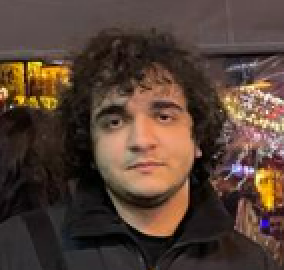
#> input picture Face-Recognition/images/Dogukan Kaya.png, 142 x 135 px (shown 2 times larger)
$ python yoklama.py
#> lines starting #> are read from the running program, lines starting #| are printed output that depends on the picture
### Face-Recognition/simple_facerec.py
import face_recognition
import cv2
import os
import glob
import numpy as np
#face recognition opencv ve numpy kütüphanelerinden faydalandik.

class SimpleFacerec:
    def __init__(self):
        self.known_face_encodings = []
        self.known_face_names = []


        self.frame_resizing = 0.25

    def load_encoding_images(self, images_path):
        #bu fonksiyonu kullanarak encode edilmiş resimlerin yüklenmesini sağlıyoruz.

#> called with images_path = 'images/'
        images_path = glob.glob(os.path.join(images_path, "*.*"))

        print("{} encoding images found.".format(len(images_path)))

        # Görüntünün bulunduğu yere gidip dosya adını alarak tanınan kişiyi isimlendiriyoruz.
        for img_path in images_path:
            img = cv2.imread(img_path)
#> img is the input picture: shape (135, 142, 3); mean B, G, R 53.5, 64.6, 85.2
            rgb_img = cv2.cvtColor(img, cv2.COLOR_BGR2RGB)


            basename = os.path.basename(img_path)
            (filename, ext) = os.path.splitext(basename)

            img_encoding = face_recognition.face_encodings(rgb_img)[0]


            self.known_face_encodings.append(img_encoding)
            self.known_face_names.append(filename)
        print("Encoding images loaded")

    def detect_known_faces(self, frame):
        small_frame = cv2.resize(frame, (0, 0), fx=self.frame_resizing, fy=self.frame_resizing)
        # Ekrandaki yüzleri algılayıp isimlendiren ve konumlandıran fonksiyon.

        rgb_small_frame = cv2.cvtColor(small_frame, cv2.COLOR_BGR2RGB)
        face_locations = face_recognition.face_locations(rgb_small_frame)
        face_encodings = face_recognition.face_encodings(rgb_small_frame, face_locations)

        face_names = []
        for face_encoding in face_encodings:
            # Yüzün eşleşmesinin kontrol edildiği nokta.
            matches = face_recognition.compare_faces(self.known_face_encodings, face_encoding)
            name = "Unknown"

            # # If a match was found in known_face_encodings, just use the first one.
            # if True in matches:
            #     first_match_index = matches.index(True)
            #     name = known_face_names[first_match_index]

            # Or instead, use the known face with the smallest distance to the new face
            face_distances = face_recognition.face_distance(self.known_face_encodings, face_encoding)
            best_match_index = np.argmin(face_distances)
            if matches[best_match_index]:
                name = self.known_face_names[best_match_index]
            face_names.append(name)

        # Çerçeveyi hızlı bir şekilde yeniden boyutlandırmak ve koordinatları ayarlamak için numpy dizisine dönüştürülüyor.
        face_locations = np.array(face_locations)
        face_locations = face_locations / self.frame_resizing
        return face_locations.astype(int), face_names

### Face-Recognition/yoklama.py
import cv2
from simple_facerec import SimpleFacerec
from datetime import datetime
from datetime import date
import os

# Set up directories
today = date.today()
day = today.strftime("%b-%d-%Y")
day_str = "yoklama-" + day + ".csv"
print(day_str)

unrecognized_faces_folder = "unrecognized_faces/"

dosya = open(day_str, "a")
dosya.write("Ad, Saat")
dosya.close()

def yoklamayaYaz(name):
    with open(day_str, 'r+') as f:
        myDataList = f.readlines()
        nameList = []
        for line in myDataList:
            entry = line.split(',')
            nameList.append(entry[0])
        if name not in nameList:
            now = datetime.now()
            dtString = now.strftime('%H:%M:%S')
            f.writelines(f'\n{name},{dtString}')

# Encode faces from a folder
sfr = SimpleFacerec()
sfr.load_encoding_images("images/")
#> (the call stopped at in load_encoding_images, `img_encoding = face_recognition.face_encodings(rgb_img)[0]`: face_recognition is not available in this run)

cap = cv2.VideoCapture(0)

face_cascade = cv2.CascadeClassifier(cv2.data.haarcascades + 'haarcascade_frontalface_default.xml')

while True:
    ret, frame = cap.read()
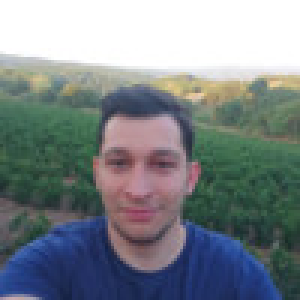
#> input picture Face-Recognition/images/ismail.jpeg, 100 x 100 px, given in place of the camera (shown 3 times larger)
#> frame is the input picture: shape (100, 100, 3); mean B, G, R 137.3, 133.4, 125.3

    # Detect Faces
    face_locations, face_names = sfr.detect_known_faces(frame)
#> in detect_known_faces, `small_frame = cv2.resize(frame, (0, 0), fx=self.frame_resizing, fy=sel..`:
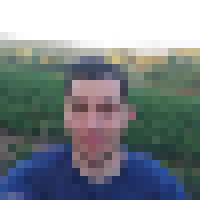
#> small_frame: shape (25, 25, 3) (shown 8 times larger); mean B, G, R 137, 133, 124.8
#> (the run stopped early here; a loop or call above may not have finished)
